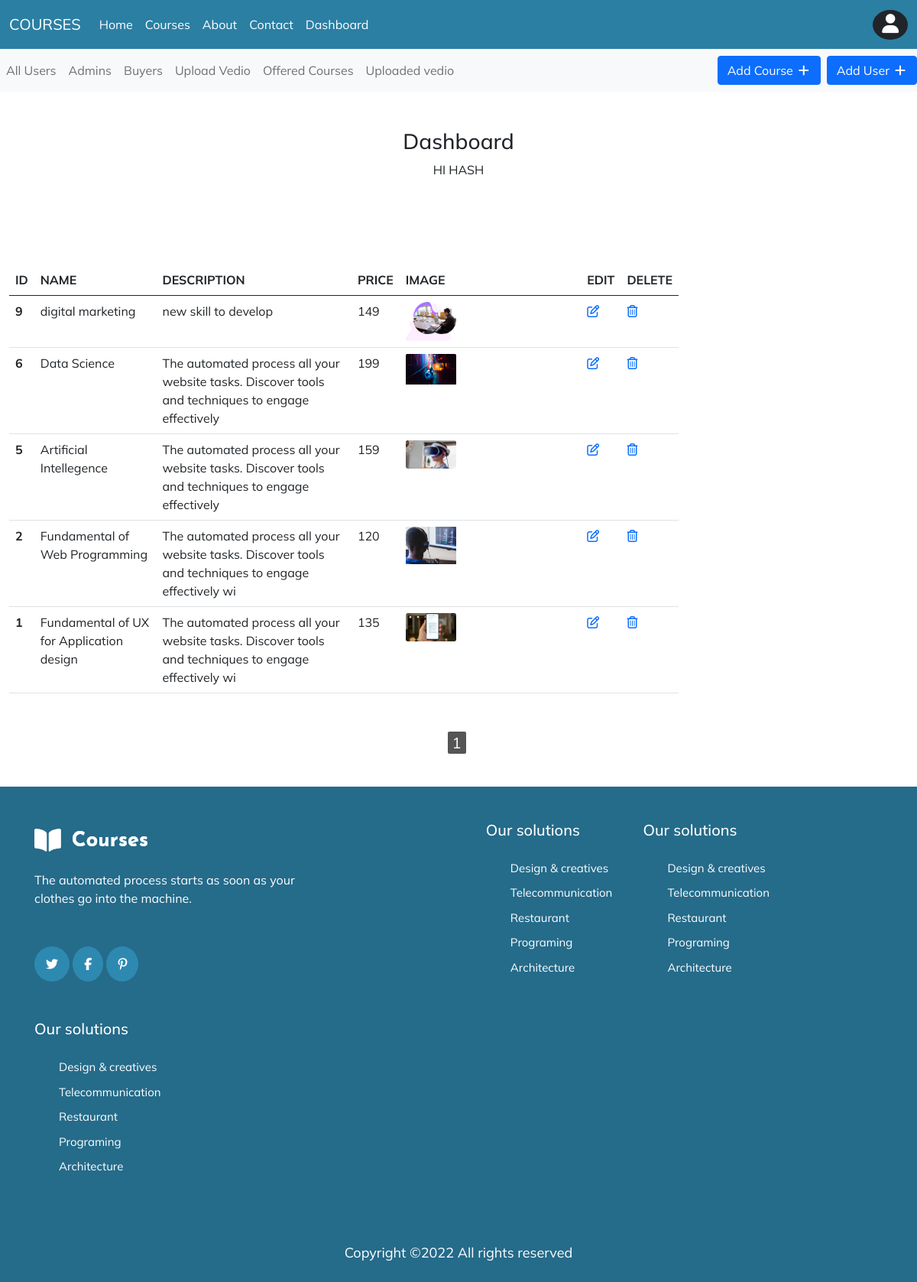
/offeredcourse.php (signed in), run on the app's committed database.
### tables this page shows
CREATE TABLE `subject` (
  `s_id` int(10) NOT NULL,
  `s_name` varchar(100) NOT NULL,
  `s_disc` varchar(100) NOT NULL,
  `s_price` int(100) NOT NULL,
  `s_img` varchar(255) NOT NULL
);

### offeredcourse.php (the view, shortened to what this page needs)
<?php include_once 'header.php';
include 'headdash.php';
?>
<link href="https://cdn.jsdelivr.net/npm/bootstrap@5.0.2/dist/css/bootstrap.min.css" rel="stylesheet">
<div class="container-fluid">
    <div class="row">
        <div class="col-md-6 offset-3 mt-5 mb-5">
            <center>
                <h3>Dashboard</h3>
                <p class="text-uppercase">HI <?php echo $_SESSION['$username'] ?></p>
            </center>
        </div>
    </div>
    <div class="row">
    <div class="col-9">
    <table class="table mt-5 mb-5">
  <thead>
    <tr>
      <th scope="col">ID</th>
      <th scope="col">NAME</th>
      <th scope="col">DESCRIPTION</th>
      <th scope="col">PRICE</th>
      <th scope="col">IMAGE</th>
      <th scope="col">EDIT</th>
      <th scope="col">DELETE</th>
    </tr>
  </thead>
  <tbody>
    <?php
  include 'connection.php';
  $limit = 5;
  if(isset($_GET['page'])){
      $page = $_GET['page'];
   }else{
       $page = 1;
   }
   $offset = ($page - 1) * $limit;
  $sql = "select * from subject order by s_id desc limit {$offset},{$limit} ";
  $result = mysqli_query($conn, $sql);
  if(mysqli_num_rows($result)>0){
      while($rows = mysqli_fetch_assoc($result)){
          echo "<tr>";
          echo "<th>$rows[s_id]</th>";
          echo "<td>$rows[s_name]</td>";
          echo "<td>$rows[s_disc]</td>";
          echo "<td>$rows[s_price]</td>";
          echo "<td><img src='uploadimage/$rows[s_img]'  style='width: 30%;'></img></td>";
          echo "<td><a href='editcourse.php?user=$rows[s_id]'><i class='fa fa-edit'></i></a></td>";
          echo "<td><a href='deletecourse.php?user=$rows[s_id]'><i class='fa fa-trash-o'></i></a></td>";
          echo "</tr>";
      }
  }
  ?>
  </tbody>
</table>
</div>
    </div>
    <?php
$sql1 = "select * from subject";
$result1 = mysqli_query($conn, $sql1);
$total_record = mysqli_num_rows($result1);
$limit = 5;
$total_page = ceil($total_record/$limit);
echo "<ul class='pagination'>";
for($i = 1; $i<=$total_page; $i++){
  if($i == $page){
    $active = "active";
}
else{
    $active = "";
}
  echo '<li><a class="'.$active.'" href="offeredcourse.php?page='.$i.'">'.$i.'</a></li>';
}
echo " </ul>";
?>
</div>
<?php include_once 'footer.php'; ?>

### assets/css/style.css (style rules this page uses)
body { line-height: 1.5; font-family: 'Poppins', sans-serif; }
* { margin: 0px; padding: 0px; font-family: "Mulish", sans-serif; box-sizing: border-box; }
:root { --btn: rgb(255, 159, 103); --btnhover: #3ba9d8; --navbackground: #2B7FA3; --scrolltop: #2B7FA3; --fontsize: 18px; --padding: 5px; --btnradius: 3px; --fontcolor: white; --bgimg: url(../img/school-supplies-stationery-blue-background-copy-space.jpg); --fontcolorbl: #256b8a; --fontcolorlight: #7f86a3; --cardradius: 10px; --starcolor: #ff7b2e; }
.pagination { display: flex !important; justify-content: center; text-align: center; margin: 0; margin-bottom: 5px; }
.pagination li { display:inline-block; margin: 0 5px 0 0; padding: 2px; }
.pagination li a { border: none; border-radius: 2px; font-size: 20px; background: #1e90ff; color: #fff; text-decoration: none; padding: 2px 6px 2px 6px; }
.active { background: #555555 !important; border-radius: 2px; }

### data on the page
subject: s_id "9", s_name "digital marketing", s_disc "new skill to develop", s_price "149", s_img (picture)
subject: s_id "6", s_name "Data Science", s_disc "The automated process all your website tasks. Discover tools and techniques to engage effectively", s_price "199", s_img (picture)
subject: s_id "5", s_name "Artificial Intellegence", s_disc "The automated process all your website tasks. Discover tools and techniques to engage effectively", s_price "159", s_img (picture)
subject: s_id "2", s_name "Fundamental of Web Programming", s_disc "The automated process all your website tasks. Discover tools and techniques to engage effectively wi", s_price "120", s_img (picture)
subject: s_id "1", s_name "Fundamental of UX for Application design", s_disc "The automated process all your website tasks. Discover tools and techniques to engage effectively wi", s_price "135", s_img (picture)

### other printed values
$_SESSION['$username'] "HASH"
